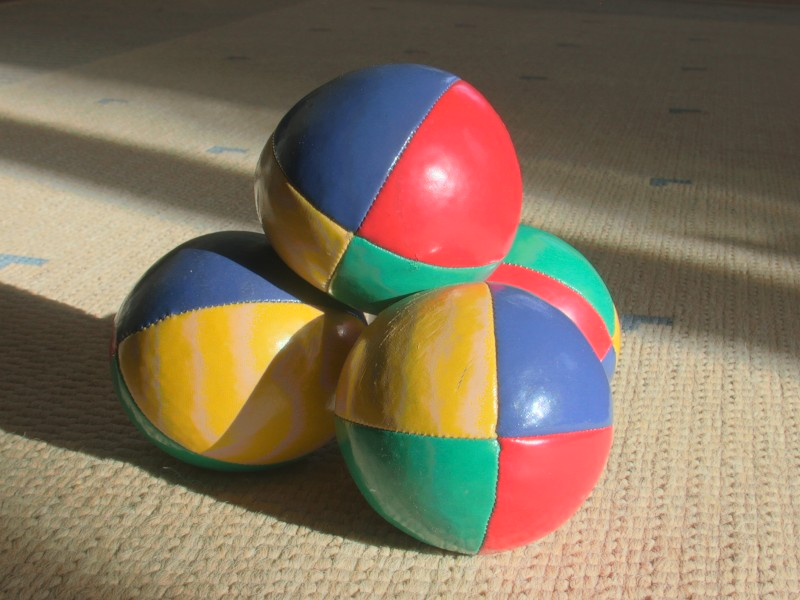
#> input picture be/src/main/scripts/job_samples/images/medium.jpg, 800 x 600 px
$ python medium.py
#> lines starting #> are read from the running program, lines starting #| are printed output that depends on the picture
#> further down, img is the input picture: shape (600, 800, 3); mean B, G, R 93.5, 114.7, 130.9
# source code from https://github.com/pranavsr97/Image-Processing
import cv2
import numpy as np
import time

def zoom(imgpath,x_coord,y_coord,scale):

#> called with imgpath = 'images/medium.jpg', x_coord = 30, y_coord = 50, scale = 2
	img=cv2.imread(imgpath)

	tl_x = int(x_coord - (float(1)/float(scale) * float(1)/float(2) * img.shape[1]))
#> tl_x = -170
	tl_y = int(y_coord - (float(1)/float(scale) * float(1)/float(2) * img.shape[0]))
#> tl_y = -100

	br_x = int(tl_x + (float(1)/float(scale) * img.shape[1]))
#> br_x = 230
	br_y = int(tl_y + (float(1)/float(scale) * img.shape[0]))
#> br_y = 200

	if (tl_x < 0):
		br_x = br_x - tl_x
#> br_x = 400
		tl_x = 0
	if (tl_y < 0):
		br_y = br_y - tl_y
#> br_y = 300
		tl_y = 0

	if (br_x > img.shape[1]):
		tl_x = tl_x - (br_x - img.shape[1])
		br_x = img.shape[1]
	if (br_y > img.shape[0]):
		tl_y = tl_y - (br_y - img.shape[0])
		br_y = img.shape[0]

	# The window is applied over the image to get only the required image portion
	# roi - region of interest
	roi=img[tl_y:br_y, tl_x:br_x,:]
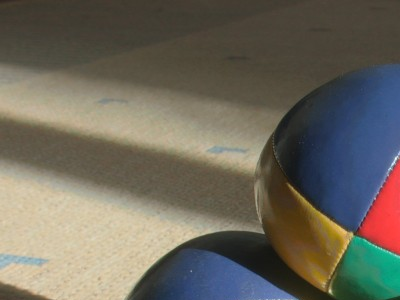
#> roi: shape (300, 400, 3); mean B, G, R 92.1, 103.9, 108.4

	# The width and height of this roi is stored
	width1=(roi.shape[1])-1
#> width1 = 399
	height1=(roi.shape[0])-1
#> height1 = 299

	# The width and height of original image is stored
	width2 = img.shape[1]
#> width2 = 800
	height2 = img.shape[0]
#> height2 = 600

	# Width Ratio and Height Ratio are calculated
	width_ratio=float(width1)/float(width2)
#> width_ratio = 0.499
	height_ratio=float(height1)/float(height2)
#> height_ratio = 0.498

	count=0
	new=[]

	# Every pixel of ther region of interest is traversed
	# We perform bilinear interpolation for the 3 channels (B,G,R) of the image
	for i in range((height2)):
		for j in range((width2)):
			x = int(width_ratio*j)
			y = int(height_ratio*i)
			x_diff = (width_ratio*j) - x
			y_diff = (height_ratio*i) - y

			if (x>=(width1-1) or y>=(height1-1)):
				A_blue = roi[y][x][0]
				A_red = roi[y][x][1]
				A_green = roi[y][x][2]
			else:
				A_blue = roi[y][x][0]
				A_red = roi[y][x][1]
				A_green = roi[y][x][2]

			if ((x+1)>=(width1-1) or (y>=(height1-1))):
				B_blue = roi[y][x][0]
				B_red = roi[y][x][1]
				B_blue = roi[y][x][2]
			else:
				B_blue = roi[y+1][x][0] & 0xff
				B_red = roi[y+1][x][1]
				B_green = roi[y+1][x][2]
			if (x>=(width1-1) or ((y+1)>=(height1-1))):
				C_blue = roi[y][x][0]
				C_red = roi[y][x][1]
				C_green = roi[y][x][2]
			else:
				C_blue = roi[y][x+1][0] & 0xff
				C_red = roi[y][x+1][1]
				C_green = roi[y][x+1][2]
			if ((x+1)>=(width1-1) or (y+1)>=(height1-1)):
				D_blue = roi[y][x][0] & 0xff
				D_red = roi[y][x][1]
				D_green = roi[y][x][2]
			else:
				D_blue = roi[y+1][x+1][0] & 0xff
				D_red = roi[y+1][x+1][1]
				D_green = roi[y+1][x+1][2]

			# Combining all the different channelsn into overall 3 channels
			newimg_blue = (int) ( (A_blue * (1 - x_diff) * (1 - y_diff)) + (B_blue * (x_diff) * (1 - y_diff)) + (C_blue * (y_diff)*(1 - x_diff)) + (D_blue * (x_diff*y_diff)))
			newimg_red = (int) ( (A_red * (1 - x_diff) * (1 - y_diff)) + (B_red * (x_diff) * (1 - y_diff)) + (C_red * (y_diff)*(1 - x_diff)) + (D_red * (x_diff*y_diff)))
			newimg_green = (int) ( (A_green * (1 - x_diff) * (1 - y_diff)) + (B_green * (x_diff) * (1 - y_diff)) + (C_green * (y_diff)*(1 - x_diff)) + (D_green * (x_diff*y_diff)))

			# Adding the values into the array
			newrow=count//(width2)
			newcol=count%(width2)
			newimg = [newimg_blue,newimg_red,newimg_green]
			if(newcol == 0):
				new.append([])
			new[newrow].append(newimg)
			count+=1
#> after the loop, count = 480000; new = 600 items

	final_img=np.uint8(new)

	# Final Image is returned
	return final_img

if __name__=="__main__":

	#start = time.time()
	path = "images/medium.jpg"
	upload_path = "images/zoomed_medium.jpg"
	img=cv2.imread(path)

	# Pivot co-ordinates and scale are given
	x_coord = int(30)
	y_coord = int(50)
	scale = float(2)

	# Final image is got
	final_img=zoom(path,x_coord,y_coord,scale)
	cv2.imshow('Original',img)
	cv2.imshow('Final',final_img)

	# Zoomed image is saved as 'zoom_img.jpg'
	cv2.imwrite(upload_path,final_img)

	#print(f"The program took {time.time() - start} seconds")
